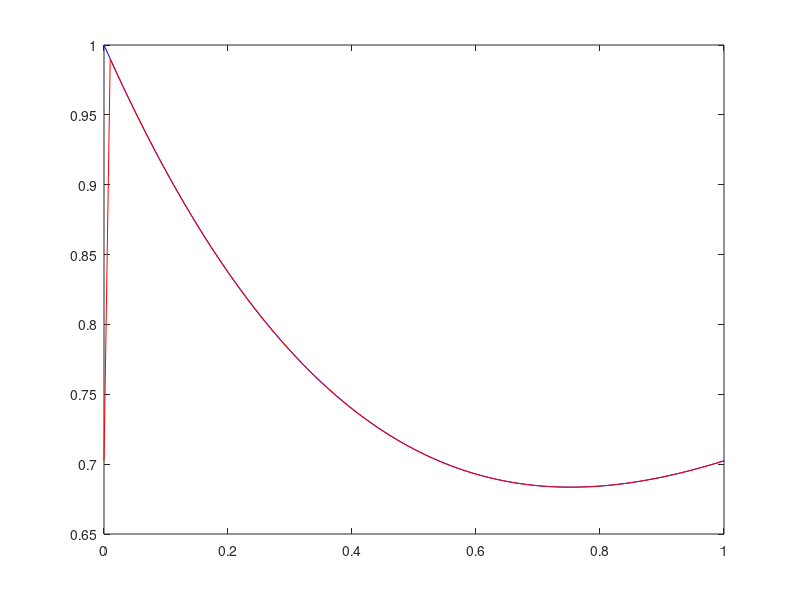

MATLAB code to generate this figure:
function [  ] = a5q2_RK4()
%UNTITLED Summary of this function goes here
%   Detailed explanation goes here
t(1)=0;
x(1)=1;
h=0.01;
f=inline('sin(t)-y');
g=inline('(sin(t) - cos(t) + 3*(exp(-t)))/2');
for p= 2:2
    n(p)=10^p;
    for j= 1:n(p)
        K1=h*f(t(j),x(j));
        K2=h*f(t(j)+(h/2),x(j)+(K1/2));
        K3=h*f(t(j)+(h/2),x(j)+(K2/2));
        K4=h*f(t(j)+h,x(j)+K3);
        x(j+1)=x(j)+(K1+2*K2+2*K3+K4)/6;
        t(j+1)=t(1)+j*h;
        z(j)=g(t(j));
        e(j)=z(j)-x(j);
    end
    z(n+1)=g(t(n(p)+1));
    e(n+1)=z(n(p)+1)-x(n(p)+1);
    err(p)=max(e);
end
plot(t,x,'b');
hold on;

plot(t,z,'r');
hold off;
%plot(n,err);
end